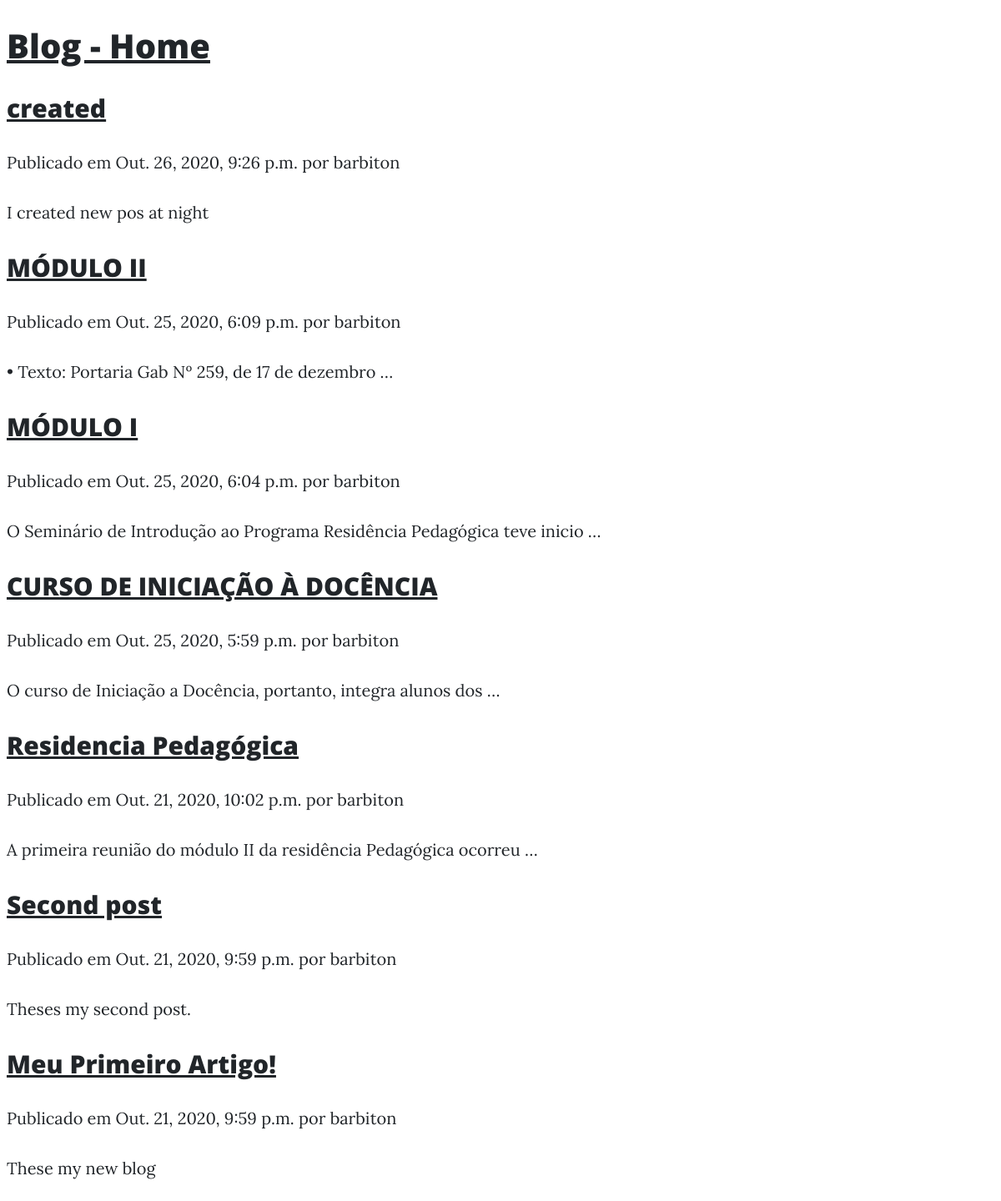
Before: / with the older database file.
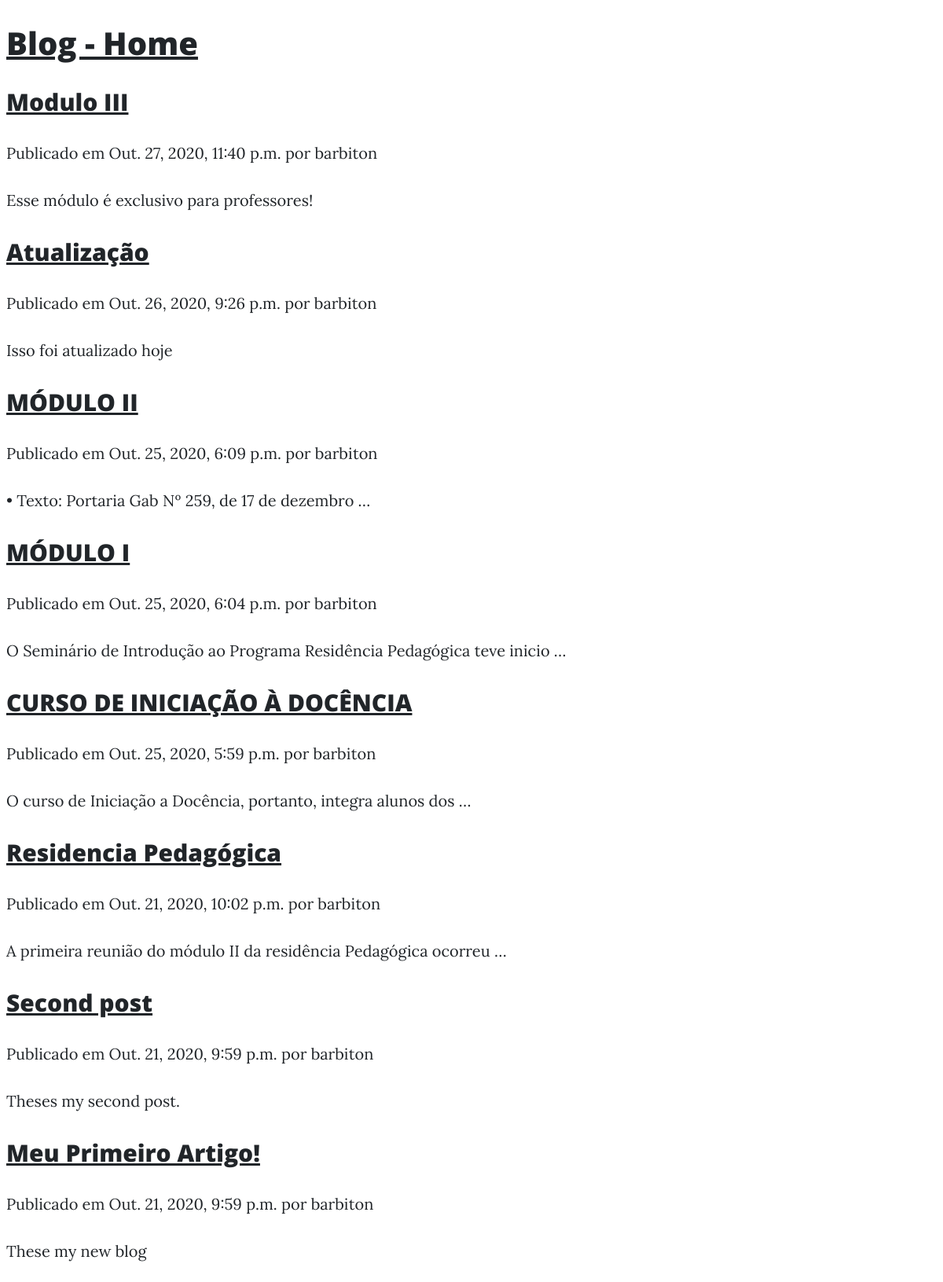
After: the same page with the newer database file.
### blog/models.py (models this page shows, shortened)
class Post(models.Model):
    STATUS_CHOICES = (
        ('draft', 'draft'),
        ('published', 'published'),
    )
    title = models.CharField(max_length=255)
    slug = models.SlugField(max_length=250, unique=True)
    author = models.ForeignKey(User, on_delete=models.CASCADE)
    body = models.TextField()
    publish =  models.DateTimeField(default=timezone.now)
    created = models.DateTimeField(auto_now_add=True)
    updated = models.DateTimeField(auto_now=True)
    status = models.CharField(max_length=10,
                              choices=STATUS_CHOICES,
                              default='draft')
    objects = models.Manager()
    published = PublishedManager()
    class Meta:
        ordering = ("-created",)
    def get_absolute_url(self):
        return reverse("blog:detail", kwargs={"slug": self.slug})

### blog/views.py (the view)
# urls.py: path("", views.PostListView.as_view(), name="list"),
class PostListView(ListView):
    model = Post
    template_name = 'post/home.html'

### blog/templates/blog/post_list.html (shortened to what this page needs)
{% extends "blog/base.html" %}
{% block content %}
    {% for post in post_list %}
        <article>
            <h2>
                <a href="{{ post.get_absolute_url }}">
                    {{ post.title }}
                </a>
            </h2>
            <p class="date">
                Publicado em {{ post.created }} por {{ post.author }}
            </p>
            {{ post.body|linebreaks|truncatewords:10 }}
        </article>
    {% endfor %}
{% endblock %}

### blog/templates/blog/base.html (shortened to what this page needs)
{% load static %}
<!DOCTYPE html>
<html lang="pt-br">
<head>
    <link href="{% static 'vendor/bootstrap/css/bootstrap.min.css' %} rel="stylesheet">
    <link href="{% static 'vendor/fontawesome-free/css/all.min.css' %} rel="stylesheet" type="text/css">
    <link href="{% static 'css/clean-blog.min.css' %}" rel="stylesheet">
    <link rel="stylesheet" href="https://fonts:googleapis.com/css?family=Source+Sans+pro:400" rel="stylesheet">
<body>
    <header>
        <h1><a href="#">Blog - Home</a></h1>
    </header>
    <main>
        {% block content %}
        {% endblock %}
    </main>
</head>
</body>
</html>

Changed rows visible on the page:
added Post: title "Modulo III", created "Out. 27, 2020, 11:40 p.m.", author "barbiton", body "Esse módulo é exclusivo para professores!"
changed Post: title "created" → "Atualização"; body "I created new pos at night" → "Isso foi atualizado hoje"
